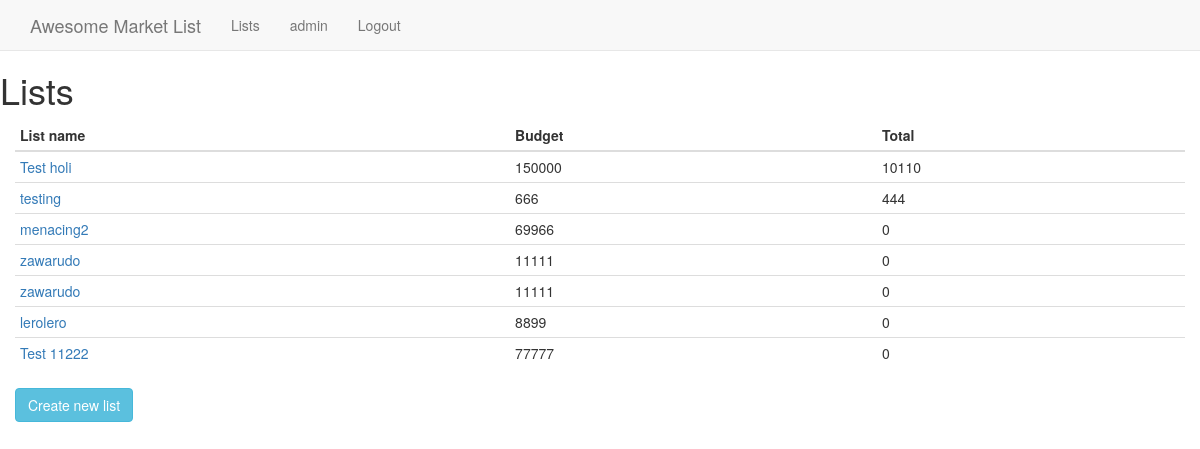
Screenshot of /lists/ (signed in) with the database file from the repository.
### lists/models.py (models this page shows, shortened)
class List(models.Model):
    name = models.CharField(max_length=20)
    budget = models.IntegerField(default=0)
    tag = models.ForeignKey(Tag, on_delete=models.CASCADE)
    user = models.ForeignKey(User)
    def get_total(self):
        return sum([item.price * item.quantity for item in self.item_set.all()])

class Item(models.Model):
    name = models.CharField(max_length=20)
    quantity = models.IntegerField(default=0)
    price = models.IntegerField(default=0)
    parent_list = models.ForeignKey(List, on_delete=models.CASCADE)

### lists/views.py (the view)
class IndexView(LoginRequiredMixin, generic.ListView):
    template_name = 'lists/index.html'
    model = List
    login_url = '/login/'
    redirect_field_name = 'redirect_to'
    def get_queryset(self):
        user = self.request.user
        return List.objects.filter(user=user)

### lists/templates/lists/index.html
{% extends 'base.html' %}
{% block content %}
    <div class='container-fluid'>
        <div class='row'>
            <h1>Lists</h1>
        </div>
        <table class='table table-condensed'>
            <thead>
            <tr>
                <th>
                    List name
                </th>
                <th>
                    Budget
                </th>
                <th>
                    Total
                </th>
            </tr>
            </thead>
            <tbody>
            {% for list in object_list %}
                <tr>
                    <td>
                        <a href="{% url 'lists:detail' list.id %}">{{ list.name }}</a>
                    </td>
                    <td>
                        {{ list.budget }}
                    </td>
                    <td>
                        {{ list.get_total }}
                    </td>
                </tr>
            {% endfor %}
            </tbody>
        </table>
        <a href="{% url 'lists:new_list' %}" class='btn btn-info'>Create new list</a>
    </div>
{% endblock %}

### lists/templates/base.html (shortened to what this page needs)
{% load staticfiles %}
<!DOCTYPE html>
<html lang="en">
<head>
    <link href="https://maxcdn.bootstrapcdn.com/bootstrap/3.3.7/css/bootstrap.min.css" rel="stylesheet"
>
    <link rel="stylesheet" href="{% static 'css/main.css' %}" type="text/css"/>
</head>
<body id="page-top" data-spy="scroll" data-target=".navbar-fixed-top">
<nav class="navbar navbar-default navbar-fixed-top" role="navigation">
    <div class="container">
        <div class="navbar-header page-scroll">
            <a class="navbar-brand page-scroll" href="#page-top">Awesome Market List</a>
        </div>
        <div class="collapse navbar-collapse navbar-ex1-collapse">
            <ul class="nav navbar-nav">
                <li>
                    <a class="page-scroll" href="{% url 'lists:index' %}">Lists</a>
                </li>
                {% if user.is_authenticated %}
                    <li>
                        <a class="page-scroll" href="{% url 'profile' user.username %}">{{ user.username }}</a>
                    </li>
                    <li>
                        <a class="page-scroll" href="/logout/">Logout</a>
                    </li>
                {% else %}
                    <li>
                        <a class="page-scroll" href="/login/">Login</a>
                    </li>
                {% endif %}
            </ul>
        </div>
    </div>
</nav>
<main>
    {% block content %}
    {% endblock %}
</main>
</body>
</html>

### lists/static/css/main.css (style rules this page uses)
body { padding-top: 50px; }

### rows the page displays
List: name "Test holi", budget "150000", get_total "10110"
List: name "testing", budget "666", get_total "444"
List: name "menacing2", budget "69966", get_total "0"
List: name "zawarudo", budget "11111", get_total "0"
List: name "zawarudo", budget "11111", get_total "0"
List: name "lerolero", budget "8899", get_total "0"
List: name "Test 11222", budget "77777", get_total "0"

### other values shown
{{ user.username }} "admin"
